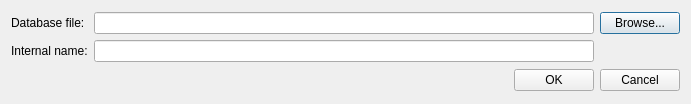
<?xml version="1.0" encoding="UTF-8"?>
<ui version="4.0">
 <class>DlgSetDBFile</class>
 <widget class="QDialog" name="DlgSetDBFile">
  <property name="geometry">
   <rect>
    <x>0</x>
    <y>0</y>
    <width>683</width>
    <height>104</height>
   </rect>
  </property>
  <property name="minimumSize">
   <size>
    <width>0</width>
    <height>0</height>
   </size>
  </property>
  <property name="windowTitle">
   <string>Dialog</string>
  </property>
  <layout class="QVBoxLayout" name="verticalLayout">
   <item>
    <layout class="QGridLayout" name="GLayoutInput">
     <item row="1" column="1">
      <widget class="QLineEdit" name="EditName"/>
     </item>
     <item row="1" column="0">
      <widget class="QLabel" name="LabelName">
       <property name="text">
        <string>Internal name:</string>
       </property>
      </widget>
     </item>
     <item row="0" column="2">
      <widget class="QPushButton" name="ButtonBrowse">
       <property name="text">
        <string>Browse...</string>
       </property>
      </widget>
     </item>
     <item row="0" column="0">
      <widget class="QLabel" name="LabelPath">
       <property name="text">
        <string>Database file:</string>
       </property>
      </widget>
     </item>
     <item row="0" column="1">
      <widget class="QLineEdit" name="EditFilename">
       <property name="enabled">
        <bool>true</bool>
       </property>
       <property name="minimumSize">
        <size>
         <width>500</width>
         <height>0</height>
        </size>
       </property>
       <property name="readOnly">
        <bool>true</bool>
       </property>
      </widget>
     </item>
    </layout>
   </item>
   <item>
    <layout class="QHBoxLayout" name="HLayoutButtons">
     <item>
      <spacer name="HSpacerButtons">
       <property name="orientation">
        <enum>Qt::Horizontal</enum>
       </property>
       <property name="sizeHint" stdset="0">
        <size>
         <width>40</width>
         <height>20</height>
        </size>
       </property>
      </spacer>
     </item>
     <item>
      <widget class="QPushButton" name="ButtonOK">
       <property name="text">
        <string>OK</string>
       </property>
      </widget>
     </item>
     <item>
      <widget class="QPushButton" name="ButtonCancel">
       <property name="text">
        <string>Cancel</string>
       </property>
      </widget>
     </item>
    </layout>
   </item>
  </layout>
 </widget>
 <tabstops>
  <tabstop>EditFilename</tabstop>
  <tabstop>EditName</tabstop>
  <tabstop>ButtonBrowse</tabstop>
  <tabstop>ButtonOK</tabstop>
  <tabstop>ButtonCancel</tabstop>
 </tabstops>
 <resources/>
 <connections/>
</ui>
